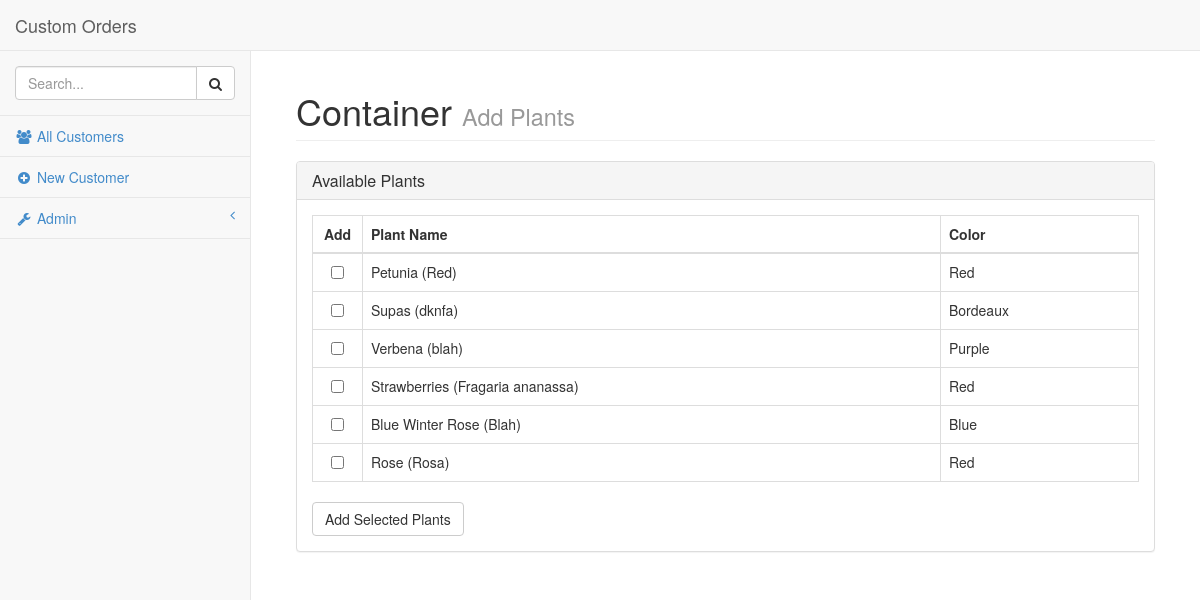
Page /editcontainer_addexistingplants.php?ContainerID=3 on the committed database.
### tables this page shows
CREATE TABLE IF NOT EXISTS `Plant` (
  `PlantID` mediumint(9) NOT NULL AUTO_INCREMENT,
  `ScientificName` varchar(30) NOT NULL,
  `Color` varchar(15) NOT NULL,
  `Picture` varchar(30) DEFAULT NULL,
  `CommonName` varchar(30) NOT NULL,
  PRIMARY KEY (`PlantID`)
);

### inc/sql_queries.php (called while the page is built, shortened)
<?php
require_once("global.php");
function openconnection() {
	global $db_host;
	global $db_user;
	global $db_pass;
	global $db_data;
    $connection = new mysqli($db_host, $db_user, $db_pass, $db_data);
    return $connection;
}
function select_all_plants($ContainerID)
{
	if ($con = openconnection())
	{
		if ($query = $con->prepare("SELECT * FROM Plant
			WHERE PlantID NOT IN (SELECT PlantID FROM ContainerPlant
				WHERE ContainerID = ?)"))
		{
			$query->bind_param("i", $ContainerID);
			$query->execute();
		}
		$response = $query->get_result();
		while($row = $response->fetch_assoc())
			$result[] = $row;
		if(isset($result))
			return $result;
		else
			return NULL;
	}
}
?>

### editcontainer_addexistingplants.php (the view, shortened to what this page needs)
<?php
	include("inc/sql_queries.php");
    $post = $_SERVER['REQUEST_METHOD'] == "POST";
    function validate_submit() {
        $valid = False;
        return $valid;
    }
	if(isset($_REQUEST['ContainerID']) && !empty($_REQUEST['ContainerID'])) {
        $ContainerID = $_REQUEST['ContainerID'];
    }
    else {
        $ContainerID = NULL;
    }
if($ContainerID != NULL):
	$plants = select_all_plants($ContainerID);
    if(validate_submit()):
        foreach($plants as $plant) {
			if(in_array($plant["PlantID"], $_REQUEST)) {
				add_plant($plant["PlantID"], $ContainerID);
			}
		}
		header("Location: editcontainer.php?ContainerID=".$ContainerID);
		exit(0);
    else:
	include("templates/header.php");
 ?>
<div class="panel panel-default">
    <div class="panel-heading">
        <h3 class="panel-title">Available Plants</h3>
    </div>
    <div class="panel-body">
        <form method="POST">
		  <table class="table table-bordered table-hover">
		    <thead>
				<tr>
					<th class="text-center"	>Add</th>
					<th>Plant Name</th>
					<th>Color</th>
				</tr>
			</thead>
			<tbody>
<?php foreach($plants as $plant): ?>
				<tr>
					<td class="text-center" style="width: 50px;"><?php  ?>
					  	    <input name="<?php echo $plant["PlantID"]; ?>" type="checkbox" value='<?php echo $plant["PlantID"]; ?>'>
					</td>
					<td><?php echo $plant["CommonName"].(empty($plant["ScientificName"]) ? "" : " (".$plant['ScientificName'].")"); ?></td>
					<td><?php echo $plant["Color"]; ?></td>
				</tr>
<?php endforeach; ?>
			</tbody>
		  </table>
          <button type="submit" class="btn btn-default">Add Selected Plants</button>
        </form>
    </div>
</div>
<?php
	include("templates/footer.php");
	endif;
else:
?>
<?php
endif;
?>

### css/sb-admin-2.css (style rules this page uses)
body { background-color: #f8f8f8; }

### rows in the picture
plant: CommonName "Petunia", ScientificName "Red", Color "Red"
plant: CommonName "Supas", ScientificName "dknfa", Color "Bordeaux"
plant: CommonName "Verbena", ScientificName "blah", Color "Purple"
plant: CommonName "Strawberries", ScientificName "Fragaria ananassa", Color "Red"
plant: CommonName "Blue Winter Rose", ScientificName "Blah", Color "Blue"
plant: CommonName "Rose", ScientificName "Rosa", Color "Red"

### other values in the picture
$website_name "Custom Orders"
$page_title "Container"
$page_subtitle "Add Plants"
